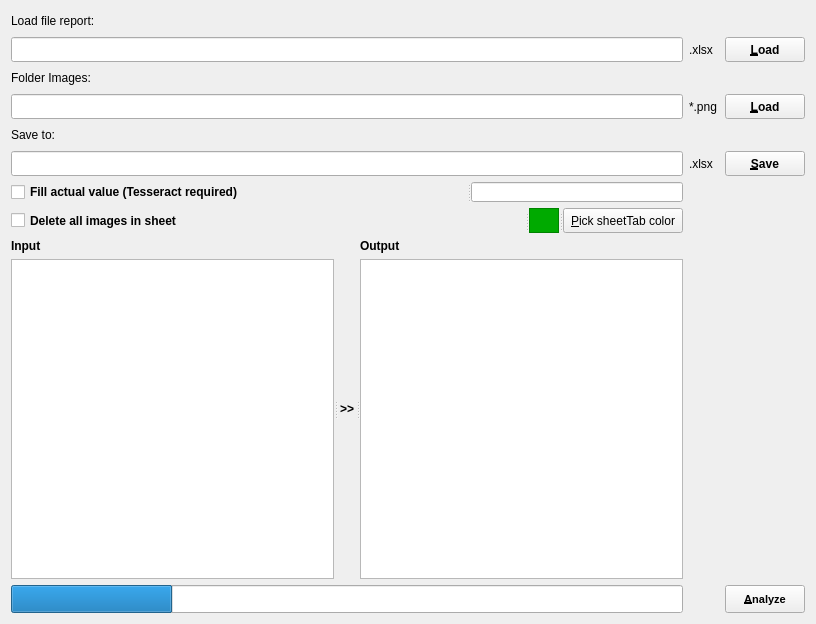
<?xml version="1.0" encoding="UTF-8"?>
<ui version="4.0">
 <class>MyGui</class>
 <widget class="QWidget" name="MyGui">
  <property name="geometry">
   <rect>
    <x>0</x>
    <y>0</y>
    <width>816</width>
    <height>624</height>
   </rect>
  </property>
  <property name="windowTitle">
   <string>Auto Report Tool</string>
  </property>
  <property name="autoFillBackground">
   <bool>false</bool>
  </property>
  <layout class="QGridLayout" name="gridLayout">
   <item row="3" column="0">
    <widget class="QLineEdit" name="folderImagePath">
     <property name="minimumSize">
      <size>
       <width>30</width>
       <height>20</height>
      </size>
     </property>
     <property name="maximumSize">
      <size>
       <width>1500</width>
       <height>30</height>
      </size>
     </property>
    </widget>
   </item>
   <item row="4" column="0">
    <widget class="QLabel" name="label_8">
     <property name="minimumSize">
      <size>
       <width>0</width>
       <height>20</height>
      </size>
     </property>
     <property name="maximumSize">
      <size>
       <width>16777215</width>
       <height>20</height>
      </size>
     </property>
     <property name="text">
      <string>Save to:</string>
     </property>
    </widget>
   </item>
   <item row="1" column="0">
    <widget class="QLineEdit" name="fileReportPath">
     <property name="sizePolicy">
      <sizepolicy hsizetype="Expanding" vsizetype="Fixed">
       <horstretch>0</horstretch>
       <verstretch>0</verstretch>
      </sizepolicy>
     </property>
     <property name="minimumSize">
      <size>
       <width>30</width>
       <height>20</height>
      </size>
     </property>
     <property name="maximumSize">
      <size>
       <width>1500</width>
       <height>30</height>
      </size>
     </property>
    </widget>
   </item>
   <item row="8" column="0">
    <widget class="QSplitter" name="splitter">
     <property name="orientation">
      <enum>Qt::Horizontal</enum>
     </property>
     <widget class="QWidget" name="layoutWidget">
      <layout class="QVBoxLayout" name="verticalLayout">
       <item>
        <widget class="QLabel" name="inputLabel">
         <property name="font">
          <font>
           <weight>75</weight>
           <bold>true</bold>
          </font>
         </property>
         <property name="text">
          <string>Input</string>
         </property>
        </widget>
       </item>
       <item>
        <widget class="QListWidget" name="inputListWidget"/>
       </item>
      </layout>
     </widget>
     <widget class="QLabel" name="label_7">
      <property name="font">
       <font>
        <weight>75</weight>
        <bold>true</bold>
       </font>
      </property>
      <property name="text">
       <string>&gt;&gt;</string>
      </property>
      <property name="alignment">
       <set>Qt::AlignCenter</set>
      </property>
     </widget>
     <widget class="QWidget" name="layoutWidget">
      <layout class="QVBoxLayout" name="verticalLayout_2">
       <item>
        <widget class="QLabel" name="outputLabel">
         <property name="font">
          <font>
           <weight>75</weight>
           <bold>true</bold>
          </font>
         </property>
         <property name="text">
          <string>Output</string>
         </property>
        </widget>
       </item>
       <item>
        <widget class="QListWidget" name="outputListWidget"/>
       </item>
      </layout>
     </widget>
    </widget>
   </item>
   <item row="3" column="2">
    <widget class="QPushButton" name="loadImagesButton">
     <property name="minimumSize">
      <size>
       <width>50</width>
       <height>25</height>
      </size>
     </property>
     <property name="maximumSize">
      <size>
       <width>100</width>
       <height>28</height>
      </size>
     </property>
     <property name="font">
      <font>
       <weight>75</weight>
       <bold>true</bold>
      </font>
     </property>
     <property name="text">
      <string>&amp;Load</string>
     </property>
    </widget>
   </item>
   <item row="5" column="0">
    <widget class="QLineEdit" name="saveToPath">
     <property name="minimumSize">
      <size>
       <width>30</width>
       <height>20</height>
      </size>
     </property>
     <property name="maximumSize">
      <size>
       <width>16777215</width>
       <height>25</height>
      </size>
     </property>
    </widget>
   </item>
   <item row="6" column="0">
    <widget class="QSplitter" name="splitter_3">
     <property name="orientation">
      <enum>Qt::Horizontal</enum>
     </property>
     <widget class="QCheckBox" name="fillActualCheckbox">
      <property name="minimumSize">
       <size>
        <width>0</width>
        <height>20</height>
       </size>
      </property>
      <property name="maximumSize">
       <size>
        <width>16777215</width>
        <height>20</height>
       </size>
      </property>
      <property name="font">
       <font>
        <weight>75</weight>
        <bold>true</bold>
       </font>
      </property>
      <property name="text">
       <string>Fill actual value (Tesseract required)</string>
      </property>
     </widget>
     <widget class="QLineEdit" name="tesseractPath">
      <property name="minimumSize">
       <size>
        <width>40</width>
        <height>20</height>
       </size>
      </property>
      <property name="maximumSize">
       <size>
        <width>16777215</width>
        <height>25</height>
       </size>
      </property>
     </widget>
    </widget>
   </item>
   <item row="9" column="2">
    <widget class="QPushButton" name="autoReportButton">
     <property name="minimumSize">
      <size>
       <width>50</width>
       <height>25</height>
      </size>
     </property>
     <property name="maximumSize">
      <size>
       <width>100</width>
       <height>28</height>
      </size>
     </property>
     <property name="font">
      <font>
       <pointsize>8</pointsize>
       <weight>75</weight>
       <bold>true</bold>
      </font>
     </property>
     <property name="text">
      <string>&amp;Analyze</string>
     </property>
    </widget>
   </item>
   <item row="5" column="1">
    <widget class="QLabel" name="label_6">
     <property name="minimumSize">
      <size>
       <width>30</width>
       <height>20</height>
      </size>
     </property>
     <property name="maximumSize">
      <size>
       <width>80</width>
       <height>25</height>
      </size>
     </property>
     <property name="text">
      <string>.xlsx</string>
     </property>
    </widget>
   </item>
   <item row="2" column="0">
    <widget class="QLabel" name="label_3">
     <property name="minimumSize">
      <size>
       <width>0</width>
       <height>20</height>
      </size>
     </property>
     <property name="maximumSize">
      <size>
       <width>16777215</width>
       <height>20</height>
      </size>
     </property>
     <property name="text">
      <string>Folder Images:</string>
     </property>
    </widget>
   </item>
   <item row="1" column="1">
    <widget class="QLabel" name="label_2">
     <property name="minimumSize">
      <size>
       <width>30</width>
       <height>20</height>
      </size>
     </property>
     <property name="maximumSize">
      <size>
       <width>80</width>
       <height>25</height>
      </size>
     </property>
     <property name="text">
      <string>.xlsx</string>
     </property>
    </widget>
   </item>
   <item row="1" column="2">
    <widget class="QPushButton" name="loadReportButton">
     <property name="minimumSize">
      <size>
       <width>50</width>
       <height>25</height>
      </size>
     </property>
     <property name="maximumSize">
      <size>
       <width>100</width>
       <height>28</height>
      </size>
     </property>
     <property name="font">
      <font>
       <weight>75</weight>
       <bold>true</bold>
      </font>
     </property>
     <property name="text">
      <string>&amp;Load</string>
     </property>
    </widget>
   </item>
   <item row="0" column="0">
    <widget class="QLabel" name="label">
     <property name="minimumSize">
      <size>
       <width>0</width>
       <height>20</height>
      </size>
     </property>
     <property name="maximumSize">
      <size>
       <width>16777215</width>
       <height>20</height>
      </size>
     </property>
     <property name="text">
      <string>Load file report:</string>
     </property>
    </widget>
   </item>
   <item row="7" column="0">
    <widget class="QSplitter" name="splitter_2">
     <property name="orientation">
      <enum>Qt::Horizontal</enum>
     </property>
     <widget class="QCheckBox" name="deleteImagesCheckbox">
      <property name="minimumSize">
       <size>
        <width>160</width>
        <height>0</height>
       </size>
      </property>
      <property name="font">
       <font>
        <weight>75</weight>
        <bold>true</bold>
       </font>
      </property>
      <property name="text">
       <string>Delete all images in sheet</string>
      </property>
     </widget>
     <widget class="QFrame" name="colorPickerFrame">
      <property name="minimumSize">
       <size>
        <width>20</width>
        <height>20</height>
       </size>
      </property>
      <property name="maximumSize">
       <size>
        <width>30</width>
        <height>30</height>
       </size>
      </property>
      <property name="autoFillBackground">
       <bool>false</bool>
      </property>
      <property name="styleSheet">
       <string notr="true">background-color: rgb(0, 170, 0);</string>
      </property>
      <property name="frameShape">
       <enum>QFrame::StyledPanel</enum>
      </property>
      <property name="frameShadow">
       <enum>QFrame::Raised</enum>
      </property>
     </widget>
     <widget class="QPushButton" name="colorPickerButton">
      <property name="minimumSize">
       <size>
        <width>80</width>
        <height>25</height>
       </size>
      </property>
      <property name="maximumSize">
       <size>
        <width>120</width>
        <height>25</height>
       </size>
      </property>
      <property name="text">
       <string>&amp;Pick sheetTab color</string>
      </property>
     </widget>
    </widget>
   </item>
   <item row="5" column="2">
    <widget class="QPushButton" name="saveToButton">
     <property name="minimumSize">
      <size>
       <width>50</width>
       <height>25</height>
      </size>
     </property>
     <property name="maximumSize">
      <size>
       <width>16777215</width>
       <height>28</height>
      </size>
     </property>
     <property name="font">
      <font>
       <weight>75</weight>
       <bold>true</bold>
      </font>
     </property>
     <property name="text">
      <string>&amp;Save</string>
     </property>
    </widget>
   </item>
   <item row="3" column="1">
    <widget class="QLabel" name="label_4">
     <property name="minimumSize">
      <size>
       <width>30</width>
       <height>20</height>
      </size>
     </property>
     <property name="maximumSize">
      <size>
       <width>80</width>
       <height>25</height>
      </size>
     </property>
     <property name="text">
      <string>*.png</string>
     </property>
    </widget>
   </item>
   <item row="9" column="0">
    <widget class="QProgressBar" name="progressBar">
     <property name="minimumSize">
      <size>
       <width>0</width>
       <height>25</height>
      </size>
     </property>
     <property name="maximumSize">
      <size>
       <width>16777215</width>
       <height>30</height>
      </size>
     </property>
     <property name="value">
      <number>24</number>
     </property>
     <property name="textVisible">
      <bool>false</bool>
     </property>
    </widget>
   </item>
  </layout>
  <zorder>splitter</zorder>
  <zorder>label</zorder>
  <zorder>fileReportPath</zorder>
  <zorder>loadReportButton</zorder>
  <zorder>label_2</zorder>
  <zorder>label_3</zorder>
  <zorder>folderImagePath</zorder>
  <zorder>loadImagesButton</zorder>
  <zorder>label_4</zorder>
  <zorder>progressBar</zorder>
  <zorder>autoReportButton</zorder>
  <zorder>fillActualCheckbox</zorder>
  <zorder>saveToPath</zorder>
  <zorder>label_8</zorder>
  <zorder>saveToButton</zorder>
  <zorder>deleteImagesCheckbox</zorder>
  <zorder>colorPickerButton</zorder>
  <zorder>colorPickerFrame</zorder>
  <zorder>tesseractPath</zorder>
  <zorder>label_6</zorder>
 </widget>
 <resources/>
 <connections/>
</ui>
